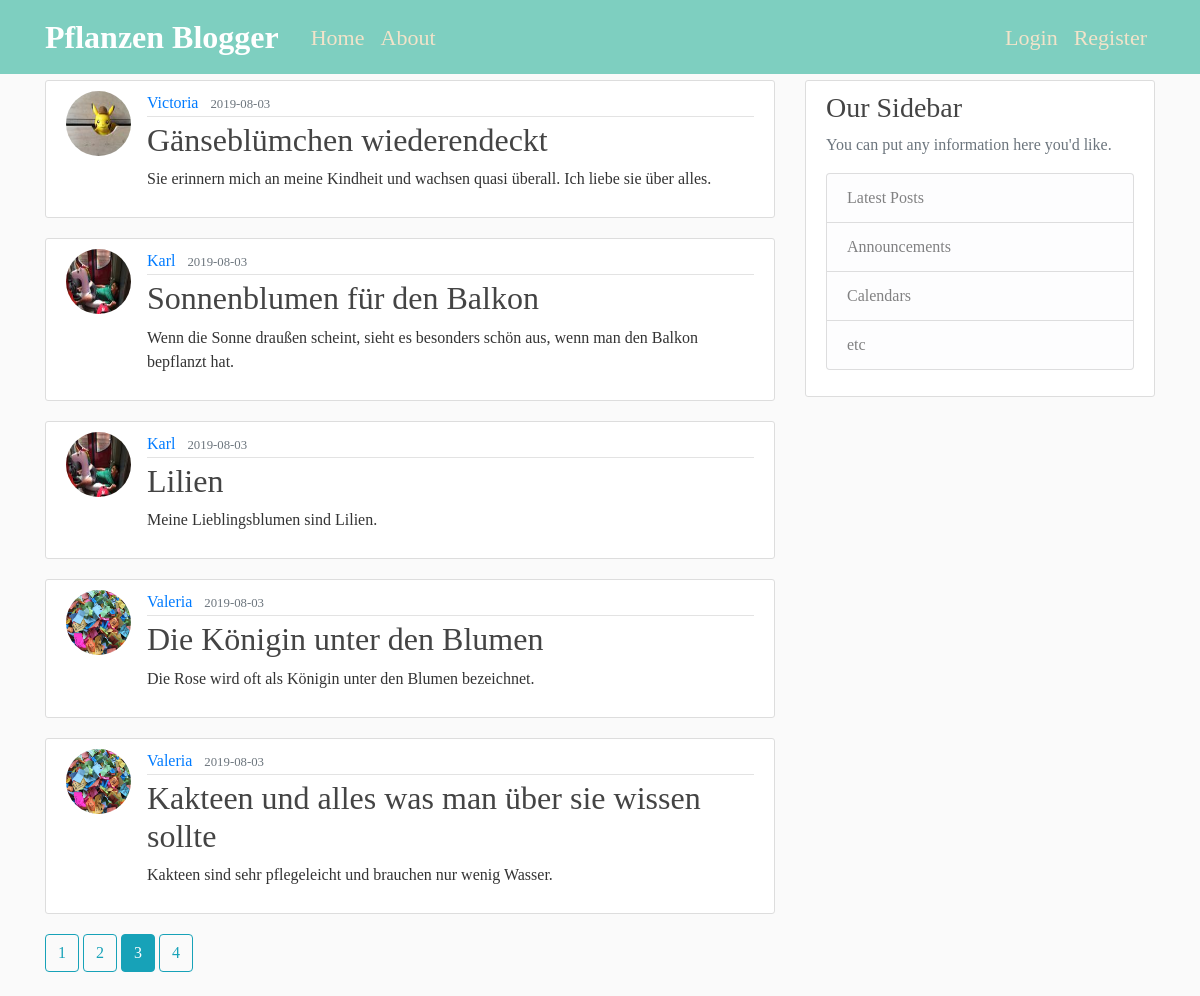
Screenshot of /home?page=3 with the database file from the repository.
### flaskblog/models.py (models this page shows, shortened)
class Post(db.Model):
    id = db.Column(db.Integer, primary_key=True)
    title = db.Column(db.String(100), nullable=False)
    date_posted = db.Column(db.DateTime, nullable=False, default=datetime.utcnow)
    content = db.Column(db.Text, nullable=False)
    user_id = db.Column(db.Integer, db.ForeignKey('user.id'), nullable=False)

class User(db.Model, UserMixin):
    id = db.Column(db.Integer, primary_key=True)
    username = db.Column(db.String(20), unique=True, nullable=False)
    email = db.Column(db.String(100), unique=True, nullable=False)
    image_file = db.Column(db.String(20), nullable=False, default='default.jpg')
    password = db.Column(db.String(60), nullable=False)
    posts = db.relationship('Post', backref='author', lazy=True)

### flaskblog/routes.py (the view)
@app.route('/')
@app.route('/home')
def home():
    page = request.args.get('page', 1, type=int)
    posts = Post.query.order_by(Post.date_posted.desc()).paginate(page=page, per_page=5)
    return render_template('home.html', posts=posts)

### flaskblog/templates/home.html
{% extends 'layout.html' %}
{% block content%}
  {% for post in posts.items %}
  <article class="media content-section">
    <img class="rounded-circle article-img" src="{{ url_for('static', filename='profil_pics/' + post.author.image_file) }}">
    <div class="media-body">
      <div class="article-metadata">
        <a class="mr-2" href="{{ url_for('user_posts', username=post.author.username) }}">{{ post.author.username }}</a>
        <small class="text-muted">{{ post.date_posted.strftime('%Y-%m-%d') }}</small>
      </div>
      <h2><a class="article-title" href="{{ url_for('post', post_id=post.id) }}">{{ post.title }}</a></h2>
      <p class="article-content">{{ post.content }}</p>
    </div>
  </article>
  {% endfor %}
  {% for page_num in posts.iter_pages(left_edge=1, right_edge=1, left_current=1, right_current=2) %}
    {% if page_num %}
      {% if posts.page == page_num %}
       <a class="btn btn-info mb-4" href="{{ url_for('home', page=page_num) }}"> {{ page_num }}</a>
      {% else %}
        <a class="btn btn-outline-info mb-4" href="{{ url_for('home', page=page_num) }}"> {{ page_num }}</a>
      {% endif %}
    {% else %}
      ...
    {% endif %}
    {% endfor %}
{% endblock content %}

### flaskblog/static/main.css (style rules this page uses)
body { background: #fafafa; color: #333333; margin-top: 5rem; font-family: Avenir; }
h1, h2, h3, h4, h5, h6 { color: #444444; }
.content-section { background: #ffffff; padding: 10px 20px; border: 1px solid #dddddd; border-radius: 3px; margin-bottom: 20px; }
.article-title { color: #444444; }
.article-content { white-space: pre-line; }
.article-img { height: 65px; width: 65px; margin-right: 16px; }
.article-metadata { padding-bottom: 1px; margin-bottom: 4px; border-bottom: 1px solid #e3e3e3 }

### rows the page displays
Post: image_file (picture), author.username "Victoria", date_posted "2019-08-03", title "Gänseblümchen wiederendeckt", content "Sie erinnern mich an meine Kindheit und wachsen quasi überall. Ich liebe sie über alles."
Post: image_file (picture), author.username "Karl", date_posted "2019-08-03", title "Sonnenblumen für den Balkon", content "Wenn die Sonne draußen scheint, sieht es besonders schön aus, wenn man den Balkon bepflanzt hat."
Post: image_file (picture), author.username "Karl", date_posted "2019-08-03", title "Lilien", content "Meine Lieblingsblumen sind Lilien."
Post: image_file (placeholder picture), author.username "Valeria", date_posted "2019-08-03", title "Die Königin unter den Blumen", content "Die Rose wird oft als Königin unter den Blumen bezeichnet."
Post: image_file (placeholder picture), author.username "Valeria", date_posted "2019-08-03", title "Kakteen und alles was man über sie wissen sollte", content "Kakteen sind sehr pflegeleicht und brauchen nur wenig Wasser."

### other values shown
{{ page_num }} "1" "2" "4"
{{ page_num }} "3"
